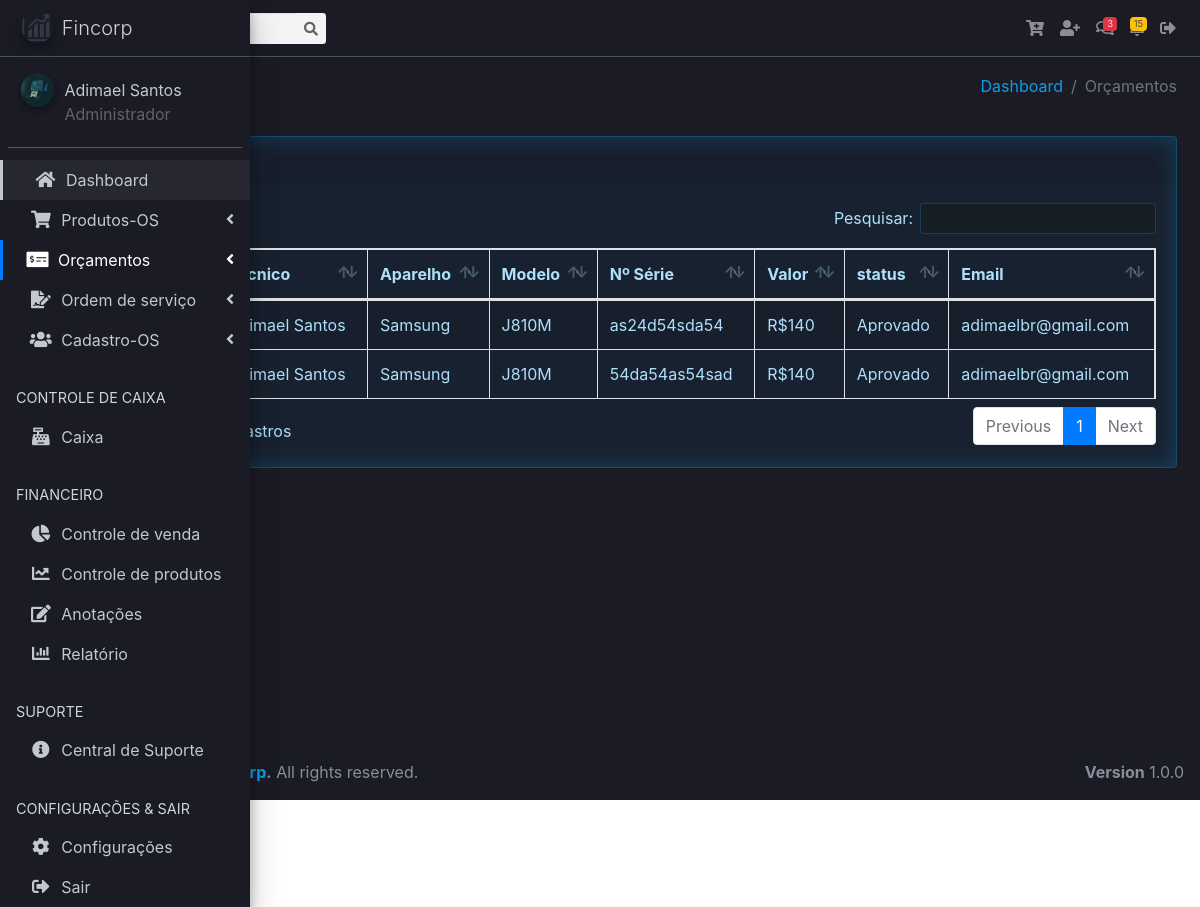
The app's page /vv/rel_orcamentos.php (signed in) with its own data.
### tables this page shows
CREATE TABLE `tb_orcamentos` (
  `id` int(11) NOT NULL,
  `id_user` int(11) NOT NULL,
  `id_cliente` int(11) NOT NULL,
  `tecnico` varchar(32) NOT NULL,
  `aparelho` varchar(32) NOT NULL,
  `serie` varchar(30) DEFAULT NULL,
  `modelo` varchar(32) NOT NULL,
  `defeito` varchar(255) NOT NULL,
  `laudo` varchar(255) DEFAULT NULL,
  `obs` varchar(255) DEFAULT NULL,
  `valor_servico` decimal(10,2) DEFAULT NULL,
  `peca1` varchar(32) DEFAULT NULL,
  `valor_peca1` decimal(10,2) DEFAULT NULL,
  `peca2` varchar(32) DEFAULT NULL,
  `valor_peca2` decimal(10,2) DEFAULT NULL,
  `desconto` decimal(10,2) DEFAULT NULL,
  `total` decimal(10,2) NOT NULL,
  `valor_total` decimal(10,2) DEFAULT NULL,
  `pagamento` varchar(32) DEFAULT NULL,
  `data_abertura` date DEFAULT NULL,
  `data_geracao` date DEFAULT NULL,
  `status` varchar(32) NOT NULL,
  `data_aprovacao` date NOT NULL
);

CREATE TABLE `tb_clientes` (
  `id_cliente` int(11) NOT NULL,
  `id_user` int(11) NOT NULL,
  `nome` varchar(32) NOT NULL,
  `cpf` varchar(20) NOT NULL,
  `endereco` varchar(128) NOT NULL,
  `cidade` varchar(45) NOT NULL,
  `estado` varchar(20) NOT NULL,
  `cep` varchar(20) NOT NULL,
  `telefone` varchar(45) NOT NULL,
  `email` varchar(100) DEFAULT NULL,
  `dt_registro` timestamp NOT NULL DEFAULT current_timestamp()
);

### vv/rel_orcamentos.php (the view, shortened to what this page needs)
<?php
require_once("header.php");
?>
<body class="hold-transition sidebar-mini">
<div class="wrapper">
  <nav class="main-header navbar navbar-expand navbar-dark navbar-light">
    <ul class="navbar-nav">
      <li class="nav-item">
        <a class="nav-link" data-widget="pushmenu" href="#" role="button"><i class="fas fa-bars"></i></a>
      </li>
    </ul>
    <form class="form-inline ml-3">
      <div class="input-group input-group-sm">
        <div class="input-group-append">
          <button name="buttonPesquisar" class="btn btn-navbar" type="submit">
            <i class="fas fa-search"></i>
          </button>
        </div>
      </div>
    </form>
    <ul class="navbar-nav ml-auto">
      <li class="nav-item dropdown">
        <a class="nav-link" href="#" title="Add Produtos" data-toggle="modal"
        data-target=".bd-example-modal-lg-produto">
          <i class="fas fa-cart-plus"></i>
        </a>
      </li>
      <li class="nav-item dropdown">
        <a class="nav-link" href="#" title="Add cliente" data-toggle="modal"
        data-target=".bd-example-modal-lg">
          <i class="fas fa-user-plus"></i>
        </a>
      </li>
      <li class="nav-item dropdown">
        <a class="nav-link" data-toggle="dropdown" href="#">
          <span class="badge badge-danger navbar-badge">3</span>
        </a>
      </li>
      <li class="nav-item dropdown">
        <a class="nav-link" data-toggle="dropdown" href="#">
          <span class="badge badge-warning navbar-badge">15</span>
        </a>
      </li>
      <li class="nav-item dropdown">
        <a class="nav-link" href="../logout.php" title="Sair">
          <i class="fas fa-sign-out-alt"></i>
        </a>
      </li>
    </ul>
  </nav>
  <aside class="main-sidebar sidebar-dark-primary elevation-4">
    <a href="dashboard.php" class="brand-link">
      <img src="../assets/dist/img/crm.png"
           alt="AdminLTE Logo"
           class="brand-image img-circle elevation-3"
           style="opacity: .8">
      <span class="brand-text font-weight-light">Fincorp</span>
    </a>
    <div class="sidebar">
      <div class="user-panel mt-3 pb-3 mb-3 d-flex">
        <div class="image">
          <img src="../assets/images/avatars/<?=$_SESSION['foto_user'];?>" class="img-circle elevation-2" alt="User Image">
        </div>
        <div class="info">
          <a href="#" class="d-block"><?php echo $_SESSION['nome_user']; ?></a>
          <span class="access_level"><?php echo $_SESSION['access_level']; ?></span>
        </div>
      </div>
      <nav class="mt-2">
        <ul class="nav nav-pills nav-sidebar nav-child-indent nav-flat nav-legacy flex-column" data-widget="treeview" role="menu" data-accordion="false">
          <li class="nav-item has-treeview menu-open">
            <ul class="nav nav-treeview">
              <li class="nav-item">
                <a href="dashboard.php" class="nav-link">
                  <i class="fas fa-home nav-icon"></i>
                  <p>Dashboard</p>
                </a>
              </li>
            </ul>
          </li>
          <li class="nav-item has-treeview">
            <a href="#" class="nav-link">
              <i class="nav-icon fas fa-shopping-cart"></i>
              <p>
                Produtos-OS
                <i class="right fas fa-angle-left"></i>
              </p>
            </a>
          </li>
          <li class="nav-item has-treeview">
            <a href="#" class="nav-link active">
              <i class="nav-icon fas fa-money-check-alt"></i>
              <p>
                Orçamentos
                <i class="fas fa-angle-left right"></i>
              </p>
            </a>
          </li>
          <li class="nav-item has-treeview">
            <a href="#" class="nav-link">
              <i class="nav-icon fas fa-file-signature"></i>
              <p>
                Ordem de serviço
                <i class="fas fa-angle-left right"></i>
              </p>
            </a>
          </li>
          <li class="nav-item has-treeview">
            <a href="#" class="nav-link">
              <i class="nav-icon fas fa-users"></i>
              <p>
                Cadastro-OS
                <i class="fas fa-angle-left right"></i>
              </p>
            </a>
          </li>
          <li class="nav-header">CONTROLE DE CAIXA</li>
          <li class="nav-item">
            <a href="caixa.php" class="nav-link">
              <i class="nav-icon fas fa-cash-register"></i>
              <p>Caixa</p>
            </a>
          </li>
          <li class="nav-header">FINANCEIRO</li>
          <li class="nav-item">
            <a href="javascript:void(0);" class="nav-link">
              <i class="nav-icon fas fa-chart-pie"></i>
              <p>Controle de venda</p>
            </a>
          </li>
          <li class="nav-item">
            <a href="javascript:void(0);" class="nav-link">
              <i class="nav-icon fas fa-chart-line"></i>
              <p>Controle de produtos</p>
            </a>
          </li>
          <li class="nav-item">
            <a href="javascript:void(0);" class="nav-link">
              <i class="nav-icon fas fa-edit"></i>
              <p>Anotações</p>
            </a>
          </li>
          <li class="nav-item">
            <a href="javascript:void(0);" class="nav-link">
              <i class="nav-icon fas fa-chart-bar"></i>
              <p>Relatório</p>
            </a>
          </li>
          <li class="nav-header">SUPORTE</li>
          <li class="nav-item">
            <a href="javascript:void(0);" class="nav-link">
              <i class="nav-icon fas fa-info-circle"></i>
              <p>Central de Suporte</p>
            </a>
          </li>
          <li class="nav-header">CONFIGURAÇÕES & SAIR</li>
          <li class="nav-item">
            <a href="javascript:void(0);" class="nav-link">
              <i class="nav-icon fas fa-cog"></i>
              <p>Configurações</p>
            </a>
          </li>
          <li class="nav-item">
            <a href="../logout.php" class="nav-link">
              <i class="nav-icon fas fa-sign-out-alt"></i>
              <p>Sair</p>
            </a>
          </li>
        </ul>
      </nav>
    </div>
  </aside>
  <div class="content-wrapper">
    <section class="content-header">
      <div class="container-fluid">
        <div class="row mb-2">
          <div class="col-sm-6">
          </div>
          <div class="col-sm-6">
            <ol class="breadcrumb float-sm-right">
              <li class="breadcrumb-item"><a href="#">Dashboard</a></li>
              <li class="breadcrumb-item active">Orçamentos</li>
            </ol>
          </div>
        </div>
      </div>
    </section>
<section class="content">
<div class="container-fluid">
<div class="row">
<div class="col-12">
<div class="card">
<div class="card-header">
<h3 class="card-title">Relatório de Orçamentos</h3>
</div>
<div class="card-body">
<?php
if(isset($_GET['buttonPesquisar']) and $_GET['txtpesquisar'] != ''){
    $nome = $_GET['txtpesquisar'] . '%';
    $query = "select * from tb_clientes where id_user = $_SESSION[id_user]  order by nome asc";
}else if(isset($_GET['buttonPesquisarCPF']) and $_GET['txtpesquisarcpf'] != ''){
    $nome = $_GET['txtpesquisarcpf'];
    $query = "select * from tb_clientes where cpf = '$nome'  order by nome asc";
}
else{
$query = "select distinct(tb_orcamentos.status), tb_orcamentos.*, tb_clientes.* from tb_orcamentos join tb_clientes where tb_orcamentos.id_cliente = tb_clientes.id_cliente and tb_orcamentos.status != 'Cancelado' && tb_orcamentos.status != 'Aberto' order by nome ASC";
}
    $result = mysqli_query($conn, $query);
    $row = mysqli_num_rows($result);
if($row == ''){
    echo "<h3> Não existem dados cadastrados no banco </h3>";
}else{
?>
<table id="example1" class="table table-bordered table-striped">
  <thead>
  <tr>
    <th>id</th>
    <th>Cliente</th>
    <th>Técnico</th>
    <th>Aparelho</th>
    <th>Modelo</th>
    <th>Nº Série</th>
    <th>Valor</th>
    <th>status</th>
    <th>Email</th>
  </tr>
  </thead>
  <tbody>
  <?php
    while($res_1 = mysqli_fetch_array($result)){
        $id = $res_1["id"];
        $cliente = $res_1["nome"];
        $tecnico = $res_1["tecnico"];
        $aparelho = $res_1["aparelho"];
        $modelo = $res_1["modelo"];
        $serie = $res_1["serie"];
        $valor_total = $res_1["valor_total"] - $res_1["desconto"];
        $status = $res_1["status"];
        $email = $res_1["email"];
    ?>
  <tr>
    <td><?php echo $id; ?></td>
    <td><?php echo $cliente; ?></td>
    <td><?php echo $tecnico; ?></td>
    <td><?php echo $aparelho; ?></td>
    <td><?php echo $modelo; ?></td>
    <td><?php echo $serie; ?></td>
    <td>R$<?php echo $valor_total; ?></td>
    <td><?php echo $status; ?></td>
    <td><?php echo $email; ?></td>
  </tr>
  <?php
        }
    ?>
  </tbody>
</table>
<?php
        }
    ?>
</div>
</div>
</div>
</div>
</div>
</section>
</div>
<?php
require_once("footer.php");
?>
</div>
</body>
</html>

### records on screen
tb_orcamentos: tecnico "Adimael Santos", aparelho "Samsung", modelo "J810M", serie "as24d54sda54", valor_total "140", status "Aprovado", id_cliente.email "adimaelbr@gmail.com"
tb_orcamentos: tecnico "Adimael Santos", aparelho "Samsung", modelo "J810M", serie "54da54as54sad", valor_total "140", status "Aprovado", id_cliente.email "adimaelbr@gmail.com"

### other values on screen
$_SESSION['nome_user'] "Adimael Santos"
$_SESSION['access_level'] "Administrador"
